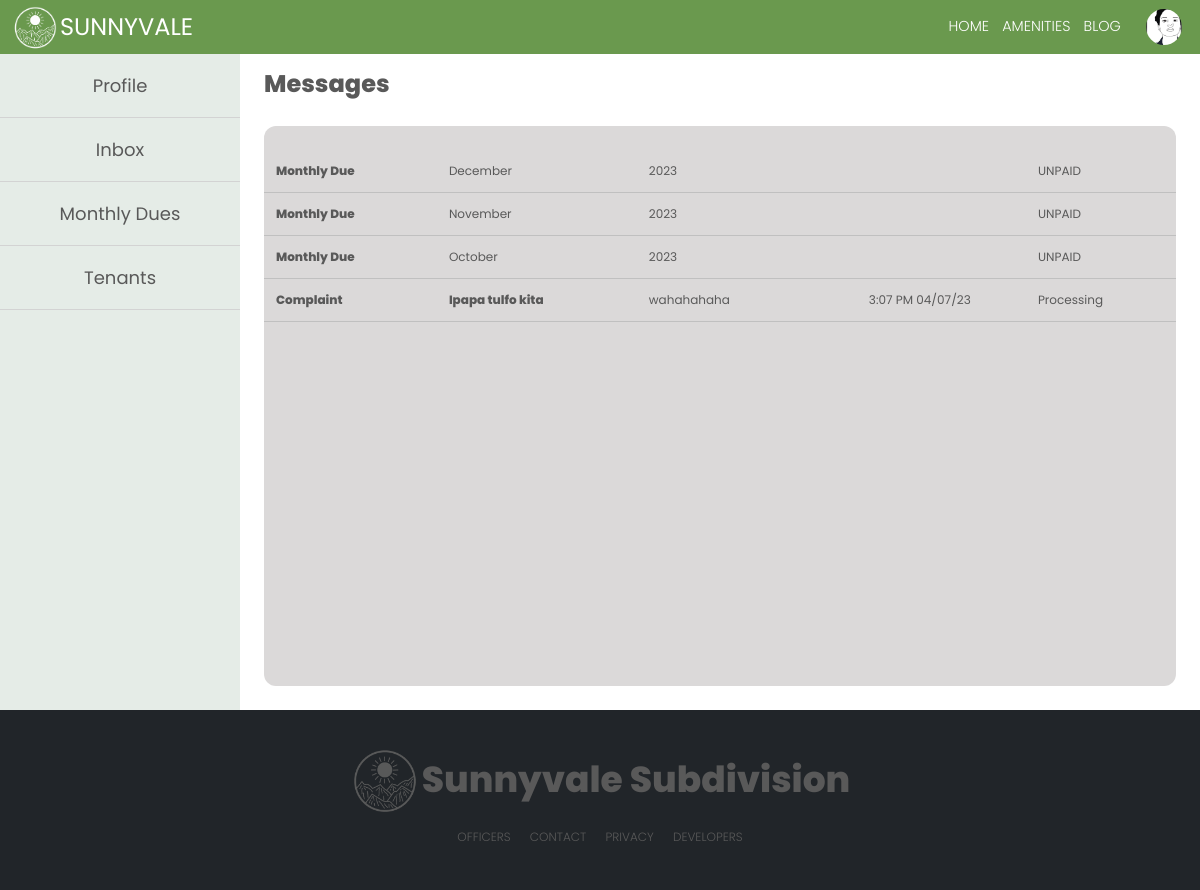
Page /modules/inboxPanel.php (signed in) on the committed database.
### tables this page shows
CREATE TABLE IF NOT EXISTS `user` (
  `user_id` int(11) NOT NULL AUTO_INCREMENT,
  `user_homeowner_id` int(11) DEFAULT NULL,
  `user_tenant_id` int(11) DEFAULT NULL,
  `subdivision` varchar(50) NOT NULL,
  `full_name` varchar(50) NOT NULL,
  `user_type` varchar(15) NOT NULL,
  `password` varchar(30) NOT NULL,
  `email_address` varchar(40) DEFAULT NULL,
  `account_status` varchar(15) NOT NULL,
  `verification_code` varchar(6) DEFAULT NULL,
  `email_verified_at` datetime DEFAULT NULL,
  `display_picture` varchar(255) NOT NULL,
  PRIMARY KEY (`user_id`)
);

CREATE TABLE IF NOT EXISTS `bill_consumer` (
  `billConsumer_id` int(11) NOT NULL AUTO_INCREMENT,
  `billingPeriod_id` int(11) NOT NULL,
  `homeowner_id` int(11) NOT NULL,
  `transaction_id` int(11) DEFAULT NULL,
  `fullname` varchar(250) NOT NULL,
  `amount` varchar(45) NOT NULL,
  `datetime_paid` datetime DEFAULT NULL,
  `status` varchar(45) NOT NULL,
  PRIMARY KEY (`billConsumer_id`)
);

CREATE TABLE IF NOT EXISTS `billing_period` (
  `billingPeriod_id` int(11) NOT NULL AUTO_INCREMENT,
  `month` varchar(45) NOT NULL,
  `year` varchar(45) NOT NULL,
  PRIMARY KEY (`billingPeriod_id`) USING BTREE
);

CREATE TABLE IF NOT EXISTS `concern` (
  `concern_id` int(11) NOT NULL AUTO_INCREMENT,
  `complainant_homeowner_id` int(11) NOT NULL,
  `full_name` varchar(50) NOT NULL,
  `complainee_homeowner_id` int(11) DEFAULT NULL,
  `complainee_full_name` varchar(100) DEFAULT NULL,
  `concern_subject` varchar(100) NOT NULL,
  `concern_description` varchar(255) NOT NULL,
  `status` varchar(50) NOT NULL,
  `datetime` datetime DEFAULT NULL,
  `datetime_submitted` datetime DEFAULT NULL,
  PRIMARY KEY (`concern_id`)
);

### modules/inboxPanel.php (the view, shortened to what this page needs)
<?php
require '../marginals/topbar.php';
$con = new mysqli('localhost', 'root', '', 'sunnyvale') or die(mysqli_error($con));
if ($_SESSION['user_type'] == 'Tenant') {
    $result = $con->query("SELECT * FROM user, tenant WHERE user_id = " . $user_id = $_SESSION['user_id'] . "  AND user_tenant_id = tenant_id") or die($mysqli->error);
    $row = $result->fetch_assoc();
    $user_idAmenityRenting = $row['user_id'];
    $homeowner_id = $row['homeowner_id'];
} else {
    $result = $con->query("SELECT * FROM user, homeowner_profile WHERE user_id = " . $user_id = $_SESSION['user_id'] . "  AND full_name = CONCAT(first_name, ' ', last_name)") or die($mysqli->error);
    $row = $result->fetch_assoc();
    $homeowner_id = $row['homeowner_id'];
}
$resultComplaints = $con->query("SELECT * FROM concern WHERE complainant_homeowner_id = '$homeowner_id' OR complainee_homeowner_id = '$homeowner_id' AND status = 'Processing' ORDER BY datetime DESC");
$resultBillConsumer = $con->query("SELECT * FROM bill_consumer INNER JOIN billing_period ON bill_consumer.billingPeriod_id = billing_period.billingPeriod_id  WHERE homeowner_id = '$homeowner_id' AND status = 'UNPAID' || status = 'PENDING' ORDER BY billing_period.billingPeriod_id DESC");
?>
<!DOCTYPE html>
<html lang="en">
<head>
</head>
<body>
    <div class="member">
        <div class="sideBar">
            <?php require '../marginals/sidebarMemberPanel.php'; ?>
        </div>
        <div class="inboxPanel" id="inbox">
            <label class="inboxTitle">Messages</label>
            <div class="inboxContainer">
                <table class="tblMessage">
                    <?php while ($rowBillConsumer = $resultBillConsumer->fetch_assoc()) : ?>
                        <tr class="trInbox">
                            <td class="subject" data-bs-toggle="modal" data-bs-target="#billConsumer<?php
                                                                                                    echo $rowBillConsumer['billConsumer_id']
                                                                                                    ?>">Monthly Due</label>
                            <td class="msgDesc" data-bs-toggle="modal" data-bs-target="#billConsumer<?php
                                                                                                    echo $rowBillConsumer['billConsumer_id']
                                                                                                    ?>"><?php
                                                                                                        echo $rowBillConsumer['month']
                                                                                                        ?></label>
                            <td class="msgDesc" data-bs-toggle="modal" data-bs-target="#billConsumer<?php
                                                                                                    echo $rowBillConsumer['billConsumer_id']
                                                                                                    ?>"><?php
                                                                                                        echo $rowBillConsumer['year']
                                                                                                        ?></label>
                            <td></td>
                            <td class="msgDesc" data-bs-toggle="modal" data-bs-target="#billConsumer<?php
                                                                                                    echo $rowBillConsumer['billConsumer_id']
                                                                                                    ?>"><?php
                                                                                                        echo $rowBillConsumer['status']
                                                                                                        ?></label>
                        </tr>
                    <?php endwhile; ?>
                    <?php while ($row = $resultComplaints->fetch_assoc()) : ?>
                        <tr class="trInbox">
                            <?php if ($row['complainee_homeowner_id'] != $homeowner_id) { ?>
                                <td class="subject" data-bs-toggle="modal" data-bs-target="#complaintStatus<?php
                                                                                                            echo $row['concern_id']
                                                                                                            ?>">Complaint</label>
                                <td class="subject" data-bs-toggle="modal" data-bs-target="#complaintStatus<?php
                                                                                                            echo $row['concern_id']
                                                                                                            ?>"><?php echo $row['concern_subject'] ?></label>
                                <td class="msgDesc use-address" data-bs-toggle="modal" data-bs-target="#complaintStatus<?php
                                                                                                                        echo $row['concern_id']
                                                                                                                        ?>"><?php echo $row['concern_description']; ?></td>
                            <?php } ?>
                            <td class=" msgTime" data-bs-toggle="modal" data-bs-target="#complaintStatus<?php
                                                                                                        echo $row['concern_id']
                                                                                                        ?>"><?php $datetime = strtotime($row['datetime']);
                                                                                                            echo $phptime = date("g:i A m/d/y", $datetime); ?></td>
                            <td class="use-address" data-bs-toggle="modal" data-bs-target="#complaintStatus<?php
                                                                                                            echo $row['concern_id']
                                                                                                            ?>"> <?php echo $row['status']; ?></td>
                        </tr>
                    <?php endwhile; ?>
                </table>
            </div>
        </div>
    </div>
    <?php
    require '../marginals/footer2.php'
    ?>
</body>
</html>

### marginals/topbar.php (shortened to what this page needs)
<?php
include "../process.php";
if ($_SESSION['user_type'] == 'Tenant') {
  $result = $con->query("SELECT * FROM user WHERE user_id = " . $user_id = $_SESSION['user_id'] . "") or die($mysqli->error);
  $result1 = $con->query("SELECT * FROM user WHERE user_id = " . $user_id = $_SESSION['user_id'] . "")  or die($mysqli->error);
  $row1 = $result1->fetch_assoc();
  $homeowner_id_profile = $row1['user_homeowner_id'];
  $fullname_monthlyDues = $row1['full_name'];
  $user_type = $row1['user_type'];
  $resultSubdivision = $con->query("SELECT * FROM user WHERE user_id = " . $user_id = $_SESSION['user_id'] . " AND subdivision = '" . $_SESSION['subdivision'] . "'") or die($mysqli->error);
  $rowSubdivision = $resultSubdivision->fetch_assoc();
  $subdivision_name1 = $rowSubdivision['subdivision'] ?? '';
  $resultComplainee = $con->query("SELECT * FROM homeowner_profile WHERE subdivision ='$subdivision_name1' AND homeowner_id != '$homeowner_id_profile' ORDER BY first_name");
} else {
  $result = $con->query("SELECT * FROM user WHERE user_id = " . $user_id = $_SESSION['user_id'] . "") or die($mysqli->error);
  $result1 = $con->query("SELECT * FROM user, homeowner_profile  WHERE user_id = " . $user_id = $_SESSION['user_id'] . "  AND full_name = CONCAT(first_name, ' ', last_name)") or die($mysqli->error);
  $row1 = $result1->fetch_assoc();
  $user_type = $row1['user_type'];
}
?>
<!DOCTYPE html>
<html lang="en">
<head>
  <link href="https://cdn.jsdelivr.net/npm/bootstrap@5.0.2/dist/css/bootstrap.min.css" rel="stylesheet">
</head>
<body>
  <div class='navigation'>
    <div class="topLeft">
      <img src="..\img\logoSV.png" alt="" />
      <i class="topIcon">SUNNYVALE</i>
    </div>
    <form class="topbarNav" method="post">
      <div class="topCenter">
        <ul class="topList">
          <li data-bs-toggle="modal" data-bs-target="#confirmLogout" onclick="location.href='#confirmLogout'" class="topListItem1">HOME</li>
          <?php
          if ($user_type == 'Homeowner' or $user_type == 'Tenant') {
          ?>
            <li onclick="location.href='../modules/amenities.php'" class="topListItem1">AMENITIES</li>
          <?php
          }
          ?>
          <?php
          if ($user_type != 'Guard') {
          ?>
            <li onclick="location.href='../modules/blogHome.php'" class="topListItem1"> BLOG</li>
          <?php
          }
          ?>
      </div>
      <div class="topRight">
        <div class='menu-trigger'>
          <div class="btn-group dropleft">
            <button type="button" class="dropdownIMG" data-toggle="dropdown" aria-haspopup="true" aria-expanded="false">
              <img class="topImg1" <?php
                                    $row = $result->fetch_assoc();
                                    $imageURL = '../media/displayPhotos/' . $row['display_picture'];
                                    ?> src="<?= $imageURL ?>" alt="" />
            </button>
          </div>
        </div>
      </div>
    </form>
  </div>
</body>
</html>

### marginals/topbar.php (style rules this page uses)
.topbarNav { display: flex; gap: 1vw; align-items: center; }
.navigation { margin-top: 0; margin-bottom: 0; padding: 0; width: 100%; height: 4.5vw; background-color: rgba(106, 153, 78); position: sticky; top: 0; display: flex; align-items: center; font-family: "Poppins", sans-serif; z-index: 999; backdrop-filter: blur(5px); }
.topLeft { max-height: 4.5vw; margin-top: 0; flex: 3; display: flex; align-items: center; justify-content: flex-start; margin-left: 1vw; }
.topLeft img { max-height: 4vw; }
.topRight { max-height: 4.5vw; flex: 3; display: flex; align-items: center; justify-content: flex-end; margin-right: 1vw; }
.topCenter { flex: 60; }
.topIcon { font-size: 2vw; margin-right: 10px; color: white; font-family: "Poppins", sans-serif; font-style: normal; cursor: pointer; }
.menu-trigger { display: flex; max-height: 4.5vw; }
.topImg1 { max-height: 3vw; max-width: 3vw; width: 3vw; height: 3vw; border-radius: 50%; object-fit: cover; cursor: pointer; }
.topList { display: flex; justify-content: flex-end; margin: 0; padding: 0; list-style: none; color: white; }
.topListItem1 { color: white; padding: 0.5vw; margin-right: 0.1vw; font-size: 1.2vw; font-weight: 300; cursor: pointer; }
.dropdownIMG { background-color: rgb(89, 89, 89, 0); border: none !important; }

### modules/inboxPanel.php (style rules this page uses)
* { margin: 0; }
.member { display: flex; }
.sideBar { background-color: rgb(248, 245, 227); flex: 2; color: black; }
td, th { color: rgb(89, 89, 89); font-size: 1.2vw; border-style: none !important; text-align: left; width: min-content; padding: 0.8vw; border: 1px solid lightgray; }
.inboxContainer { margin: 2vw; padding: 2vw; padding-left: 0; padding-right: 0; border-radius: 1vw; background-color: rgb(219, 217, 217); display: flex; width: 95%; height: 70vh; overflow-x: hidden; overflow-y: scroll; }
.tblMessage { width: 100%; height: 100%; max-height: 30px; }
.trInbox { color: rgb(89, 89, 89); background-color: rgb(219, 217, 217); border-bottom: 1px solid rgb(192, 192, 192); }
.msgDesc { max-width: 50vw; width: fixed; text-align: left; font-family: "Poppins", sans-serif; font-size: 1vw; white-space: nowrap; overflow: hidden; text-overflow: ellipsis; }
.msgTime { text-align: center; font-family: "Poppins", sans-serif; font-size: 1vw; }
.inboxPanel { flex: 8; width: 100%; display: block; }
.inboxTitle { margin-top: 1vw; margin-left: 2vw; font-size: 2vw; font-family: "Poppins", sans-serif; padding: 0; color: rgb(89, 89, 89); font-weight: 800; }
.subject { font-weight: 800; }

### marginals/sidebarMemberPanel.php (style rules this page uses)
* { margin: 0; font-family: 'Poppins', sans-serif; }
.tblForm th, td { font-size: 1vw; padding: 1vw; }
.sideBar { background-color: rgb(170, 192, 175, 0.3); flex: 2; color: black; }

### rows in the picture
user: display_picture (picture)
bill_consumer: billingPeriod.month "December", billingPeriod.year "2023", status "UNPAID"
bill_consumer: billingPeriod.month "November", billingPeriod.year "2023", status "UNPAID"
bill_consumer: billingPeriod.month "October", billingPeriod.year "2023", status "UNPAID"
concern: concern_subject "Ipapa tulfo kita", concern_description "wahahahaha", datetime "3:07 PM 04/07/23", status "Processing"
